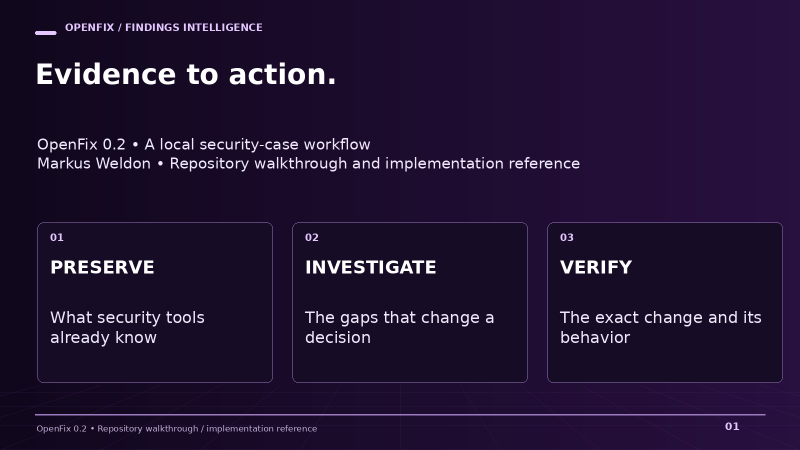
#> input picture docs/prep/cover.png, 1600 x 900 px (shown at 1/2 size)
$ python -i build-prep-assets.py   (imports and definitions only)
#> lines starting #> are read from the running program, lines starting #| are printed output that depends on the picture
#!/usr/bin/env python3
"""Rebuild OpenFix's original presentation and diagrams. No network required."""
from pathlib import Path
import math
import sys
import base64
from io import BytesIO
import textwrap
from functools import lru_cache
from xml.sax.saxutils import escape
from pptx import Presentation
from pptx.util import Inches, Pt
from pptx.dml.color import RGBColor
from pptx.enum.shapes import MSO_SHAPE, MSO_CONNECTOR
from pptx.oxml.xmlchemy import OxmlElement
from lxml import etree
from PIL import Image, ImageDraw, ImageFont, ImageOps

ROOT = Path(__file__).resolve().parents[1]
OUT = ROOT / 'docs/prep'
DIAGRAMS = OUT / 'diagrams'
# [2 lines not run here, left out]
BG, BG_END, CARD = '10071C', '28103F', '160C25'
MINT, WHITE, MUTED, CORAL, LINE = 'E4C7FF', 'FFFFFF', 'F0E9FC', 'FFACDD', '9C7ABF'
CYAN, GRID, CAPTION = '9DEEFF', '6C3A8A', 'C4B1DB'
FONT = '/usr/share/fonts/truetype/dejavu/DejaVuSans.ttf'
BOLD = '/usr/share/fonts/truetype/dejavu/DejaVuSans-Bold.ttf'
MONO = '/usr/share/fonts/truetype/dejavu/DejaVuSansMono.ttf'

@lru_cache(maxsize=40)
def measure_font(size, bold=False, mono=False):
    return ImageFont.truetype(MONO if mono else BOLD if bold else FONT, int(size))

def wrap_pixels(value, width, size, bold=False, mono=False):
#> called with value = 'OPENFIX / FINDINGS INTELLIGENCE', width = 1300, size = 20, bold = True, mono = False
    font=measure_font(size,bold,mono)
    rows=[]
    for paragraph in value.split('\n'):
        row=''
        for word in paragraph.split():
            candidate=(row+' '+word).strip()
            if row and font.getlength(candidate)>width:
                rows.append(row);row=word
            else:row=candidate
        rows.append(row)
    return '\n'.join(rows)

def txt(x, y, w, h, text, size=30, color=WHITE, bold=False, mono=False, href=None):
    return dict(kind='text', x=x, y=y, w=w, h=h, text=wrap_pixels(text,w,size,bold,mono), size=size, color=color, bold=bold, mono=mono, href=href)

def rect(x, y, w, h, fill=CARD, stroke=None):
    if stroke is None and fill == CARD:
        stroke = LINE
    return dict(kind='rect', x=x, y=y, w=w, h=h, fill=fill, stroke=stroke)

def line(x1, y1, x2, y2, color=LINE, arrow=True):
    if arrow and color == MINT:
        color = CYAN
    return dict(kind='line', x1=x1, y1=y1, x2=x2, y2=y2, color=color, arrow=arrow)

def rgb(value):
    return tuple(int(value[i:i+2],16) for i in (0,2,4))

def background_image():
    start, end = rgb(BG), rgb(BG_END)
    strip=Image.new('RGB',(1600,1))
    strip.putdata([tuple(round(a+(b-a)*x/1599) for a,b in zip(start,end)) for x in range(1600)])
    image=strip.resize((1600,900))
    overlay=Image.new('RGBA',image.size,(0,0,0,0));draw=ImageDraw.Draw(overlay)
    # A very quiet perspective floor gives the palette its synthwave character.
    # Keep the texture below the slide's information-bearing area.
    for y in (785,812,850,899):
        draw.line((0,y,1600,y),fill=(*rgb(GRID),48),width=1)
    for x in range(-800,2401,200):
        draw.line((800+(x-800)*.60,770,x,900),fill=(*rgb(GRID),48),width=1)
    return Image.alpha_composite(image.convert('RGBA'),overlay).convert('RGB')

# [22 lines left out: functions svg_background, ppt_background, not called in this run]

def wrap(text, width=43):
    return '\n'.join(textwrap.fill(part, width=width) if part else '' for part in text.split('\n'))

def base(title, subtitle='', number=1, label='REPOSITORY WALKTHROUGH / IMPLEMENTATION REFERENCE'):
    s = [rect(0, 0, 1600, 900, BG), rect(70, 62, 42, 7, MINT),
        txt(130, 47, 1300, 36, 'OPENFIX / ' + label, 20, MINT, True),
         txt(70, 125, 1470, 100, title, 56, WHITE, True),
         txt(74, 226, 1430, 90, subtitle, 30, MUTED),
         line(70, 829, 1530, 829, LINE, False),
         txt(73, 850, 1360, 28, 'OpenFix 0.2 • Repository walkthrough / implementation reference', 17, CAPTION),
         txt(1450, 845, 90, 35, f'{number:02}', 21, MINT, True)]
    return s

# [50 lines left out: functions card, node, lifecycle, architecture, current_v1, rows, not called in this run]

def picture(x,y,w,h,path,crop=None):
    return dict(kind='image',x=x,y=y,w=w,h=h,path=str(path),crop=crop)

slides=[]
def add(scene,notes):slides.append((scene,notes))

s=base('Evidence to action.','OpenFix 0.2 • A local security-case workflow\nMarkus Weldon • Repository walkthrough and implementation reference',1,'FINDINGS INTELLIGENCE')
s[3]['h']=130;s[4]['y']=276;s[4]['h']=100
# [3 lines not run here, left out]

s=base('What AI adds to a mature security workflow','Keep established DevSecOps controls; add adaptive investigation and proposals behind evidence gates.',2)
# [3 lines not run here, left out]

s=base('Many observations, one persistent case','Implemented adapters normalize source exports while retaining their original evidence.',3)
# [2 lines not run here, left out]

s=base('Reuse evidence and preserve its authority','The evidence plan says what to reuse, refresh, collect or resolve.',4)
# [6 lines not run here, left out]

s=base('A repository map for the conversation','Follow evidence from source imports through assessment, decisions and executable invariants.',7)
repo='https://github.com/markusweldon/openfix/blob/main/'
# [12 lines not run here, left out]

s=base('Read the example as four distinct decisions','Synthetic source fixtures and local checks exercise supported, disproved and uncertain paths.',8)
# [3 lines not run here, left out]

s=base('A false fix reveals the verification contract','Read the deny-all and tenant-scoped changes against security and legitimate-behavior assertions.',9)
# [3 lines not run here, left out]

s=base('Approval belongs to an exact change','A plausible fix description is insufficient evidence for publication.',10)
# [2 lines not run here, left out]

s=base('Give agents a bounded security case','Implemented handoffs preserve evidence, scope and expected outputs.',11)
# [3 lines not run here, left out]

s=base('Use native security capabilities','OpenFix complements security capabilities with customer evidence and change decisions.',12)
# [2 lines not run here, left out]

s=base('What remains for production','Keep the implemented controls and remaining boundaries visible.',13)
# [3 lines not run here, left out]

s=base('Lead a customer working session','The provided scenario sets the scope. No presentation or advance work is required.',14)
steps=[('01','Discover the problem','Outcome, people, bottleneck, constraints'),('02','Map the evidence','Existing tools, assets, revisions and trusted context'),('03','Choose a useful AI step','Native capability, integration gap and authority'),('04','Plan proof and rollout','Pilot, failure cases, owners and decision gate'),('05','Adapt in real time','Restate changed assumptions and revise the plan')]
# [3 lines not run here, left out]

s=base('A pilot should lead to an operating decision','One service, one issue class and one accountable reviewer; measure the baseline first.',15)
# [3 lines not run here, left out]

s=base('Sources and evidence boundaries','Public workflow references plus an inspectable, reproducible local implementation.',16)
refs=[('Defense Factory: operating model','https://openai.com/the-defense-factory/'),('Daybreak: broader security stack','https://openai.com/daybreak/'),('Codex Security: finding and fix evidence','https://learn.chatgpt.com/docs/security/plugin/fix-findings'),('Codex Security: access and Cloud billing','https://learn.chatgpt.com/docs/security/faq'),('Promptfoo: agent adversarial evaluation','https://www.promptfoo.dev/docs/red-team/agents/')]
# [3 lines not run here, left out]

# [27 lines left out: functions image_bytes, render_svg, not called in this run]

def render_png(scene, dest):
    im=background_image();d=ImageDraw.Draw(im)
    for item in scene:
        if item['kind']=='rect':
            if item['w']==1600 and item['h']==900: continue
            d.rounded_rectangle((item['x'],item['y'],item['x']+item['w'],item['y']+item['h']),radius=12,fill='#'+item['fill'],outline='#'+item['stroke'] if item.get('stroke') else None,width=1)
        elif item['kind']=='line':
            x,y,xx,yy=item['x1'],item['y1'],item['x2'],item['y2'];d.line((x,y,xx,yy),fill='#'+item['color'],width=3)
            if item['arrow']:
                angle=math.atan2(yy-y,xx-x);pts=[(xx,yy),(xx-15*math.cos(angle-.4),yy-15*math.sin(angle-.4)),(xx-15*math.cos(angle+.4),yy-15*math.sin(angle+.4))];d.polygon(pts,fill='#'+item['color'])
        elif item['kind']=='image':
            im.paste(Image.open(BytesIO(image_bytes(item))),(round(item['x']),round(item['y'])))
        else:
            font=ImageFont.truetype(MONO if item['mono'] else BOLD if item['bold'] else FONT,item['size'])
            for n,row in enumerate(item['text'].split('\n')): d.text((item['x'],item['y']+n*item['size']*1.26),row,fill='#'+item['color'],font=font,anchor='lt')
    im.save(dest)

# [36 lines left out: function ppt_scene, not called in this run]

# [1 line that did not run here, left out]
# PowerPoint/LibreOffice can substitute the theme hyperlink colors even when a
# run has an explicit text fill. Keep both visited and unvisited links legible.
# [9 lines not run here, left out]
# [1 line that did not run here, left out]
# [1 line that did not run here, left out]
# [44 lines not run here, left out]
notes=['# OpenFix talk track\n','OpenFix 0.2 repository walkthrough and implementation reference. Use the code, tests and diagrams to explain value and tradeoffs. This optional companion does not require running the application or a live AI service.\n']
# [5 lines not run here, left out]

>>> import cv2
>>> picture = cv2.imread('../docs/prep/cover.png', cv2.IMREAD_GRAYSCALE)
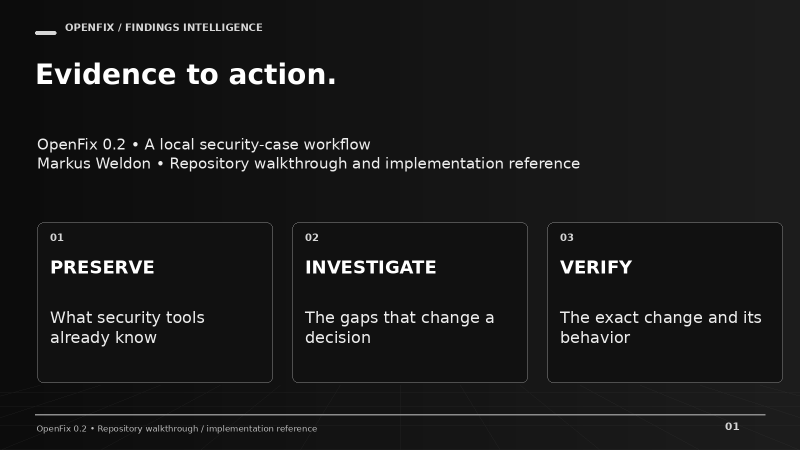
#> picture: shape (900, 1600) (shown at 1/2 size); min 12, max 255, mean 26.8
>>> result = render_png(picture, 'out.png')
#> in background_image, `image=strip.resize((1600,900))`:
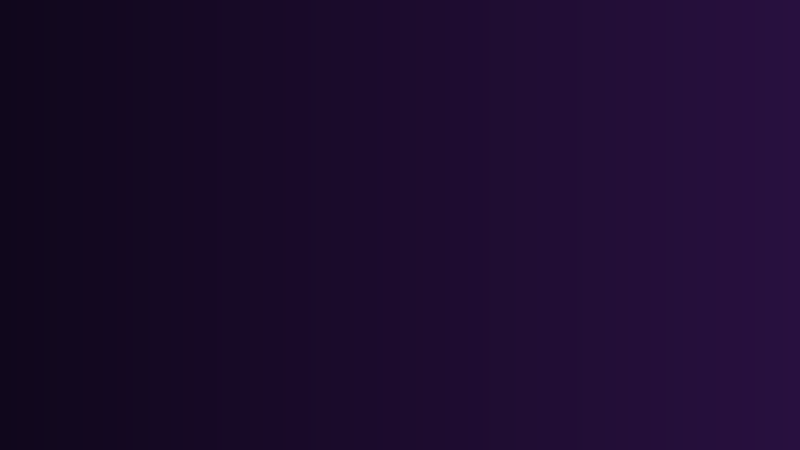
#> image: PIL image 1600x900 RGB (shown at 1/2 size); mean R, G, B 28, 11.5, 45.5
#> in background_image, `overlay = Image.new('RGBA', image.size, (0, 0, 0, 0))`: overlay: PIL image 1600x900 RGBA; every value is 0
#> (the run stopped early here; a loop or call above may not have finished)
